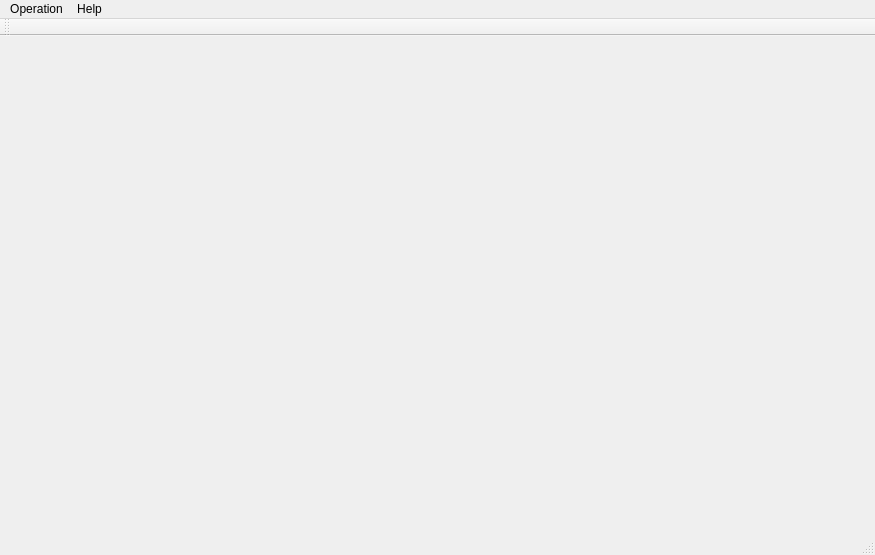
<?xml version="1.0" encoding="UTF-8"?>
<ui version="4.0">
 <class>LostInJingAnTempleClass</class>
 <widget class="QMainWindow" name="LostInJingAnTempleClass">
  <property name="geometry">
   <rect>
    <x>0</x>
    <y>0</y>
    <width>875</width>
    <height>555</height>
   </rect>
  </property>
  <property name="windowTitle">
   <string>Lost In JingAn Temple</string>
  </property>
  <widget class="QWidget" name="centralWidget"/>
  <widget class="QMenuBar" name="menuBar">
   <property name="geometry">
    <rect>
     <x>0</x>
     <y>0</y>
     <width>875</width>
     <height>18</height>
    </rect>
   </property>
   <widget class="QMenu" name="menuOperation">
    <property name="title">
     <string>Operation</string>
    </property>
    <addaction name="actionImportData"/>
    <addaction name="actionConvert_To_Weighted_Graph"/>
    <addaction name="actionFindShortestPath"/>
    <addaction name="actionExportData"/>
   </widget>
   <widget class="QMenu" name="menuHelp">
    <property name="title">
     <string>Help</string>
    </property>
    <addaction name="actionAbout"/>
   </widget>
   <addaction name="menuOperation"/>
   <addaction name="menuHelp"/>
  </widget>
  <widget class="QToolBar" name="mainToolBar">
   <attribute name="toolBarArea">
    <enum>TopToolBarArea</enum>
   </attribute>
   <attribute name="toolBarBreak">
    <bool>false</bool>
   </attribute>
  </widget>
  <widget class="QStatusBar" name="statusBar"/>
  <action name="actionImportData">
   <property name="text">
    <string>Import Data</string>
   </property>
  </action>
  <action name="actionFindShortestPath">
   <property name="text">
    <string>Find Shortest Path</string>
   </property>
  </action>
  <action name="actionExportData">
   <property name="text">
    <string>Export Data</string>
   </property>
  </action>
  <action name="actionAbout">
   <property name="text">
    <string>About This Program</string>
   </property>
  </action>
  <action name="actionConvertToWeightedGraph">
   <property name="text">
    <string>Convert To Weighted Graph</string>
   </property>
  </action>
  <action name="actionConvert_To_Weighted_Graph">
   <property name="text">
    <string>Convert To Weighted Graph</string>
   </property>
  </action>
 </widget>
 <layoutdefault spacing="6" margin="11"/>
 <resources>
  <include location="lostinjingantemple.qrc"/>
 </resources>
 <connections/>
</ui>
